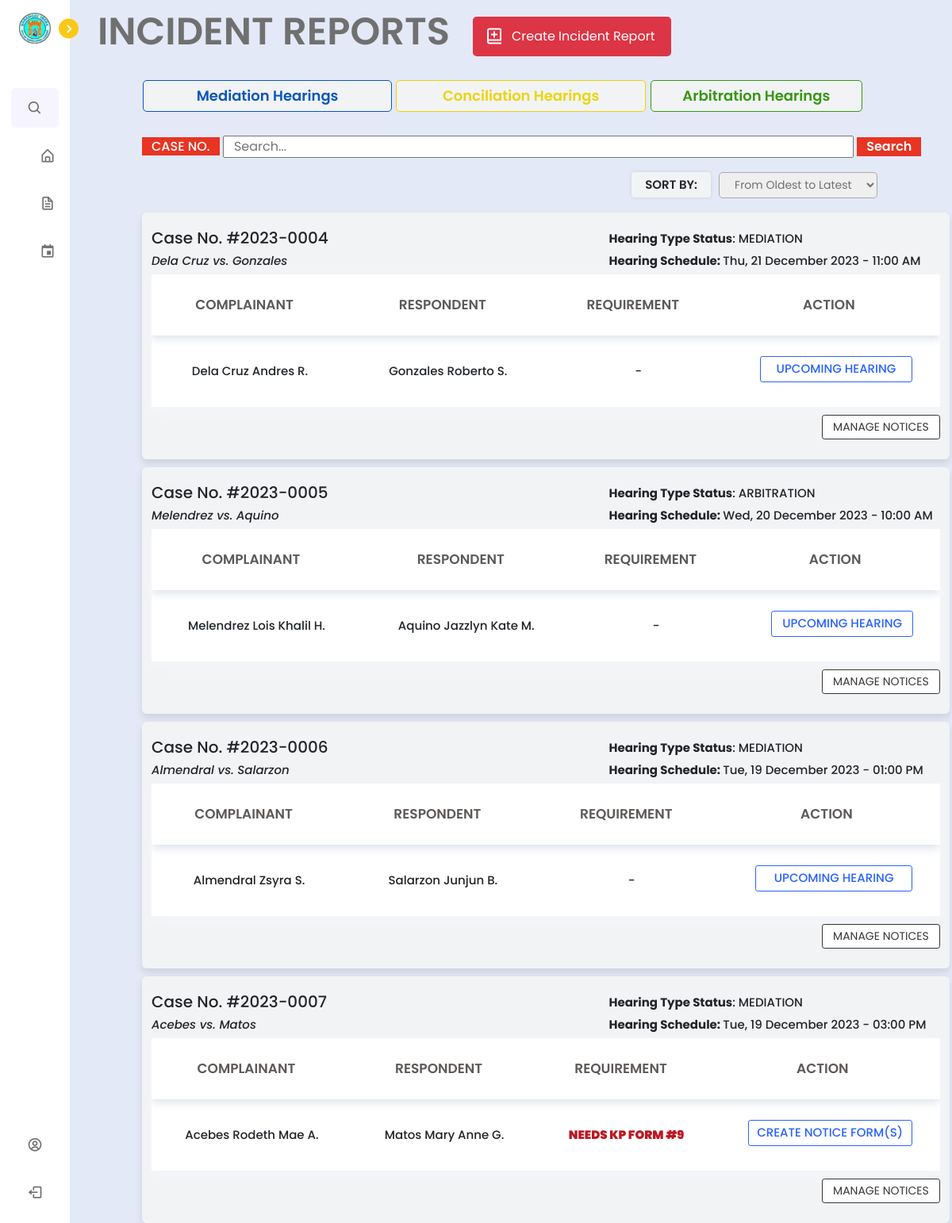
The app's page /barangay/lupon/hearings_.php (signed in) with its own data.
### tables this page shows
CREATE TABLE `incident_report` (
  `incident_id` int(11) NOT NULL,
  `complainant_last_name` varchar(255) NOT NULL,
  `complainant_first_name` varchar(255) NOT NULL,
  `complainant_middle_name` varchar(255) NOT NULL,
  `complainant_cellphone_number` varchar(20) NOT NULL,
  `complainant_house_address` varchar(255) NOT NULL,
  `respondent_last_name` varchar(255) NOT NULL,
  `respondent_first_name` varchar(255) NOT NULL,
  `respondent_middle_name` varchar(255) NOT NULL,
  `respondent_cellphone_number` varchar(20) NOT NULL,
  `respondent_house_address` varchar(255) NOT NULL,
  `incident_case_number` varchar(50) NOT NULL,
  `incident_case_type` varchar(100) NOT NULL,
  `incident_date` date NOT NULL,
  `description_of_violation` tinytext NOT NULL,
  `created_at` timestamp NOT NULL DEFAULT current_timestamp(),
  `submitter_first_name` varchar(50) DEFAULT NULL,
  `submitter_last_name` varchar(50) DEFAULT NULL,
  `lupon_id` int(11) DEFAULT NULL,
  `pb_id` int(11) NOT NULL,
  `other_incident_case_type` varchar(255) DEFAULT NULL
);

CREATE TABLE `hearing` (
  `hearing_id` int(11) NOT NULL,
  `incident_case_number` varchar(50) DEFAULT NULL,
  `date_of_hearing` date DEFAULT NULL,
  `time_of_hearing` time DEFAULT NULL,
  `hearing_type_status` varchar(50) DEFAULT 'mediation',
  `timestamp` timestamp NOT NULL DEFAULT current_timestamp(),
  `schedule_change_timestamp` timestamp NULL DEFAULT NULL,
  `conciliation_timestamp` timestamp NULL DEFAULT NULL,
  `arbitration_timestamp` timestamp NULL DEFAULT NULL,
  `pb_id` int(11) DEFAULT NULL
);

### barangay/lupon/hearings_.php (the view, shortened to what the rows shown need)
<?php
include '../../config.php';
$email = $_SESSION['email_address'];
$selectLuponId = mysqli_query($conn, "SELECT pb_id FROM `lupon_accounts` WHERE email_address = '$email'");
$row = mysqli_fetch_assoc($selectLuponId);
$pb_id = $row['pb_id'];
if(isset($_POST['submit_search'])){
    $search_case = mysqli_real_escape_string($conn, $_POST['search_case']);
    $query = "SELECT i.*, h.incident_case_number AS hearing_incident_case_number,
                     h.date_of_hearing, h.time_of_hearing, h.hearing_type_status
              FROM incident_report i
              LEFT JOIN hearing h ON i.incident_case_number = h.incident_case_number
              LEFT JOIN court_action ca ON i.incident_case_number = ca.incident_case_number
              WHERE i.pb_id = $pb_id
                    AND i.incident_case_number LIKE '%$search_case%'
                    AND ca.incident_case_number IS NULL
              ORDER BY i.created_at ASC";
} else {
    $query = "SELECT i.*, h.incident_case_number AS hearing_incident_case_number,
                     h.date_of_hearing, h.time_of_hearing, h.hearing_type_status
              FROM incident_report i
              LEFT JOIN hearing h ON i.incident_case_number = h.incident_case_number
              LEFT JOIN court_action ca ON i.incident_case_number = ca.incident_case_number
              WHERE i.pb_id = $pb_id
                    AND ca.incident_case_number IS NULL
              ORDER BY i.created_at ASC";
}
$result = mysqli_query($conn, $query);
?>
<!DOCTYPE html>
<html lang="en">
<head>
    <link href='https://unpkg.com/boxicons@2.1.1/css/boxicons.min.css' rel='stylesheet'>
    <link rel="stylesheet" href="../../node_modules/bootstrap/dist/css/bootstrap.min.css">
    <link rel="stylesheet" href="../../css/lupon.css">
    <link rel="stylesheet" href="../../css/incidentform.css">
</head>
<body>
<?php include 'nav_bar.php';?>
    <section class="home">
        <h1 style="margin-left: 4%; margin-top: 1%; display: flex; font-size: 48px;">INCIDENT REPORTS</h1>
    <?php
if (mysqli_num_rows($result) == 0) {
    echo '<div class="text-box">No Incident Cases found</div>';
} else {
while ($row = mysqli_fetch_assoc($result)) {
    $incident_case_number = $row['incident_case_number'];
    $check_query = "SELECT COUNT(*) as count FROM amicable_settlement WHERE incident_case_number = '$incident_case_number'";
    $check_result = mysqli_query($conn, $check_query);
    $row_count = mysqli_fetch_assoc($check_result);
    $count = $row_count['count'];
    if ($count == 0) {
        $schedule_status = isset($row['date_of_hearing']) && isset($row['time_of_hearing']) ?
            date('D, j F Y - h:i A', strtotime($row['date_of_hearing'] . ' ' . $row['time_of_hearing'])) :
            "NO SCHEDULE YET";
        echo '<div class="container" style="margin-top: 10px;">';
        echo '<div class="top-text" style="display: flex;">';
        echo '<h3 class="case-no-text" style="font-size: 20px;">Case No. #' . htmlspecialchars(substr($row['incident_case_number'], 0, 9)) . '</h3>';
        echo '</div>';
        if ($schedule_status !== "NO SCHEDULE YET") {
            echo '<div class="top-text" style="display: flex;">';
            echo '<h3 class="hearing-text" style="font-size: 15px; margin-top: -2.8%; margin-left: 58%; font-weight: 500;"><b>Hearing Type Status</b>: ' . strtoupper($row['hearing_type_status']) . '</h3>';
            echo '</div>';
        }
        echo '<div class="top-text" style="display: flex;">';
        echo '<h3 class="case-no-text" style="font-size: 15px; font-weight: 500; font-style: italic; width: 20%;">' . $row['complainant_last_name'] . ' vs. ' . $row['respondent_last_name'] . '</h3>';
        if ($schedule_status === "NO SCHEDULE YET") {
            echo '';
        } else {
            echo '<h3 class="hearing-text" style="font-size: 15px; font-weight: 500; margin-left: 38%;"><b>Hearing Schedule: </b>' . $schedule_status . '</h3>';
        }
        echo '</div>';
        echo '<table>';
        echo '<thead>';
        echo '<tr>';
        echo '<th>Complainant</th>';
        echo '<th>Respondent</th>';
        echo '<th>Requirement</th>';
        echo '<th>Action</th>';
        echo '</tr>';
        echo '</thead>';
        echo '<tbody>';
        if ($schedule_status === "NO SCHEDULE YET") {
            echo '<tr>';
            echo '<td colspan="5" style="text-align: center; font-size: 24px;">NO HEARING SCHEDULE YET</td>';
            echo '</tr>';
        } else {
            echo '<tr>';
            echo '<td>' . $row['complainant_last_name'] . ' ' . $row['complainant_first_name'] . ' ' . substr($row['complainant_middle_name'], 0, 1) . '.</td>';
            echo '<td>' . $row['respondent_last_name'] . ' ' . $row['respondent_first_name'] . ' ' . substr($row['respondent_middle_name'], 0, 1) . '.</td>';
            echo '<td>';
            $check_query = "SELECT nr.generate_pangkat, nr.generate_summon, nr.generate_hearing, h.hearing_type_status, aa.incident_case_number
                FROM notify_residents nr
                LEFT JOIN hearing h ON nr.incident_case_number = h.incident_case_number
                LEFT JOIN arbitration_agreement aa ON nr.incident_case_number = aa.incident_case_number
                WHERE nr.incident_case_number = '" . $row['incident_case_number'] . "'";
            $check_result = mysqli_query($conn, $check_query);
            if ($check_result && mysqli_num_rows($check_result) > 0) {
                $row_notify = mysqli_fetch_assoc($check_result);
                $hearing_type_status = $row_notify['hearing_type_status'];
                if ($hearing_type_status === 'conciliation') {
                    $check_query = "SELECT generate_pangkat FROM notify_residents WHERE incident_case_number = '" . $row['incident_case_number'] . "'";
                    $check_result = mysqli_query($conn, $check_query);
                    if ($check_result && mysqli_num_rows($check_result) > 0) {
                        $row_notify = mysqli_fetch_assoc($check_result);
                        $generate_pangkat = $row_notify['generate_pangkat'];
                        if (empty($generate_pangkat) || $generate_pangkat === 'not generated') {
                            echo '<span class="to-notify">NEEDS KP FORM #10</span>';
                        } else {
                            echo '-';
                        }
                    }
                } elseif ($hearing_type_status === 'arbitration') {
                    $select_arbitration_agreement = mysqli_query($conn, "SELECT 1 FROM arbitration_agreement WHERE incident_case_number = '{$row['incident_case_number']}' LIMIT 1");
                    if ($select_arbitration_agreement && mysqli_num_rows($select_arbitration_agreement) > 0) {
                        echo '-';
                    } else {
                        echo '<span class="to-notify">NEEDS KP FORM #14</span>';
                    }
                }
                elseif ($hearing_type_status === 'mediation') {
                    $check_query_mediation = "SELECT generate_summon, generate_hearing FROM notify_residents WHERE incident_case_number = '" . $row['incident_case_number'] . "'";
                    $check_result_mediation = mysqli_query($conn, $check_query_mediation);
                    if ($check_result_mediation && mysqli_num_rows($check_result_mediation) > 0) {
                        $row_notify_mediation = mysqli_fetch_assoc($check_result_mediation);
                        $generate_summon_mediation = $row_notify_mediation['generate_summon'];
                        $generate_hearing_mediation = $row_notify_mediation['generate_hearing'];
                        if (empty($generate_summon_mediation) || $generate_summon_mediation === 'not generated') {
                            echo '<span class="to-notify">NEEDS KP FORM #9</span>';
                        } elseif (empty($generate_hearing_mediation) || $generate_hearing_mediation === 'not generated') {
                            echo '<span class="to-notify">NEEDS KP FORM #8</span>';
                        } else {
                            echo '-';
                        }
                    }
                    else {
                        echo '<span class="to-notify">NEEDS KP FORM #8 AND #9</span>';
                    }
                }
            }
            echo '</td>';
            echo '<td>';
            $check_query = "SELECT nr.generate_pangkat, nr.generate_summon, nr.generate_hearing, h.hearing_type_status, aa.incident_case_number, h.date_of_hearing
                FROM notify_residents nr
                LEFT JOIN hearing h ON nr.incident_case_number = h.incident_case_number
                LEFT JOIN arbitration_agreement aa ON nr.incident_case_number = aa.incident_case_number
                WHERE nr.incident_case_number = '" . $row['incident_case_number'] . "'";
                $check_result = mysqli_query($conn, $check_query);
                if ($check_result && mysqli_num_rows($check_result) > 0) {
                    $row_notify = mysqli_fetch_assoc($check_result);
                    $hearing_type_status = $row_notify['hearing_type_status'];
                    $date_of_hearing = strtotime($row_notify['date_of_hearing']);
                    $current_time = time();
    if ($hearing_type_status === 'conciliation') {
        $check_query = "SELECT generate_pangkat FROM notify_residents WHERE incident_case_number = '" . $row['incident_case_number'] . "'";
        $check_result = mysqli_query($conn, $check_query);
        if ($check_result && mysqli_num_rows($check_result) > 0) {
            $row_notify = mysqli_fetch_assoc($check_result);
            $generate_pangkat = $row_notify['generate_pangkat'];
            if (empty($generate_pangkat) || $generate_pangkat === 'not generated') {
                echo '<span class="forms" style="text-decoration: none; width: 90%; margin-left: 6%; cursor: default">Create Notice Form(s)</span>';
            } else {
                if (date('Y-m-d', $current_time) == date('Y-m-d', $date_of_hearing)) {
                    echo '<a href="conciliation_settlement_page.php?incident_case_number=' . $row['incident_case_number'] . '" class="shownotices" style="text-decoration: none; width: 90%; margin-left: 6%;">Go To Hearing</a>';
                } else {
                    echo '<span class="forms" style="text-decoration: none; width: 90%; margin-left: 6%; cursor: default;">Upcoming Hearing</span>';
                }
            }
        }
    } elseif ($hearing_type_status === 'arbitration') {
        $select_arbitration_agreement = mysqli_query($conn, "SELECT 1 FROM arbitration_agreement WHERE incident_case_number = '{$row['incident_case_number']}' LIMIT 1");
        if ($select_arbitration_agreement && mysqli_num_rows($select_arbitration_agreement) > 0) {
            if (date('Y-m-d', $current_time) < date('Y-m-d', $date_of_hearing)) {
                echo '<span class="forms" style="text-decoration: none; width: 90%; margin-left: 6%; cursor: default;">Upcoming Hearing</span>';
            } else {
                echo '<a href="arbitration_settlement_page.php?incident_case_number=' . $row['incident_case_number'] . '" class="shownotices" style="text-decoration: none;">Go to Hearing</a>';
            }
        } else {
            echo '<a href="arbitration_agreement.php?incident_case_number=' . $row['incident_case_number'] . '" class="shownotices" style="text-decoration: none;">Create Arbitration Agreement</a>';
        }
    }
    elseif ($hearing_type_status === 'mediation') {
        $check_query_mediation = "SELECT generate_summon, generate_hearing FROM notify_residents WHERE incident_case_number = '" . $row['incident_case_number'] . "'";
        $check_result_mediation = mysqli_query($conn, $check_query_mediation);
        if ($check_result_mediation && mysqli_num_rows($check_result_mediation) > 0) {
            $row_notify_mediation = mysqli_fetch_assoc($check_result_mediation);
            $generate_summon_mediation = $row_notify_mediation['generate_summon'];
            $generate_hearing_mediation = $row_notify_mediation['generate_hearing'];
            if (empty($generate_summon_mediation) || $generate_summon_mediation === 'not generated' || empty($generate_hearing_mediation) || $generate_hearing_mediation === 'not generated') {
                echo '<span class="forms" style="text-decoration: none; width: 90%; margin-left: 6%; cursor: default">Create Notice Form(s)</span>';
            } else {
                if (date('Y-m-d', $current_time) == date('Y-m-d', $date_of_hearing)) {
                    echo '<a href="settlement_page.php?incident_case_number=' . $row['incident_case_number'] . '" class="shownotices" style="text-decoration: none; width: 90%; margin-left: 6%;">Go To Hearing</a>';
                } else {
                    echo '<span class="forms" style="text-decoration: none; width: 90%; margin-left: 6%; cursor: default;">Upcoming Hearing</span>';
                }
            }
        } else {
            echo '<span class="forms" style="text-decoration: none; width: 90%; margin-left: 6%; cursor: default">Create Notice Form(s)</span>';
        }
    }
}
            echo '</td>';
            echo '</tr>';
        }
        echo '</tbody>';
        echo '</table>';
        if ($schedule_status === "NO SCHEDULE YET") {
            echo '<a href="schedule_hearing.php?incident_case_number=' . $row['incident_case_number'] . '" style="text-decoration: none;">';
            echo '<button class="schedule" style="width: 18%; font-size: 14px; margin-left: 82%; margin-top: 10px;">SET HEARING SCHEDULE</button>';
            echo '</a>';
        } else {
            echo '<a href="notice_forms.php?incident_case_number=' . $row['incident_case_number'] . '" style="text-decoration: none;">';
            echo '<button class="schedule" style="width: 15%; font-size: 14px; margin-left: 85%; margin-top: 10px;">Manage Notices</button>';
            echo '</a>';
        }
        echo '</div>';
    }
}
}
?>
    </section>
</body>
</html>

### records on screen
incident_report: incident_case_number "2023-0004", hearing.hearing_type_status "MEDIATION", complainant_last_name "Dela Cruz", respondent_last_name "Gonzales", hearing.date_of_hearing+time_of_hearing "Thu, 21 December 2023 - 11:00 AM", complainant_first_name "Andres", complainant_middle_name "R", respondent_first_name "Roberto", respondent_middle_name "S", shows "UPCOMING HEARING"
incident_report: incident_case_number "2023-0005", hearing.hearing_type_status "ARBITRATION", complainant_last_name "Melendrez", respondent_last_name "Aquino", hearing.date_of_hearing+time_of_hearing "Wed, 20 December 2023 - 10:00 AM", complainant_first_name "Lois Khalil", complainant_middle_name "H", respondent_first_name "Jazzlyn Kate", respondent_middle_name "M", shows "UPCOMING HEARING"
incident_report: incident_case_number "2023-0006", hearing.hearing_type_status "MEDIATION", complainant_last_name "Almendral", respondent_last_name "Salarzon", hearing.date_of_hearing+time_of_hearing "Tue, 19 December 2023 - 01:00 PM", complainant_first_name "Zsyra", complainant_middle_name "S", respondent_first_name "Junjun", respondent_middle_name "B", shows "UPCOMING HEARING"
incident_report: incident_case_number "2023-0007", hearing.hearing_type_status "MEDIATION", complainant_last_name "Acebes", respondent_last_name "Matos", hearing.date_of_hearing+time_of_hearing "Tue, 19 December 2023 - 03:00 PM", complainant_first_name "Rodeth Mae", complainant_middle_name "A", respondent_first_name "Mary Anne", respondent_middle_name "G", shows "NEEDS KP FORM #9", shows "CREATE NOTICE FORM(S)"
